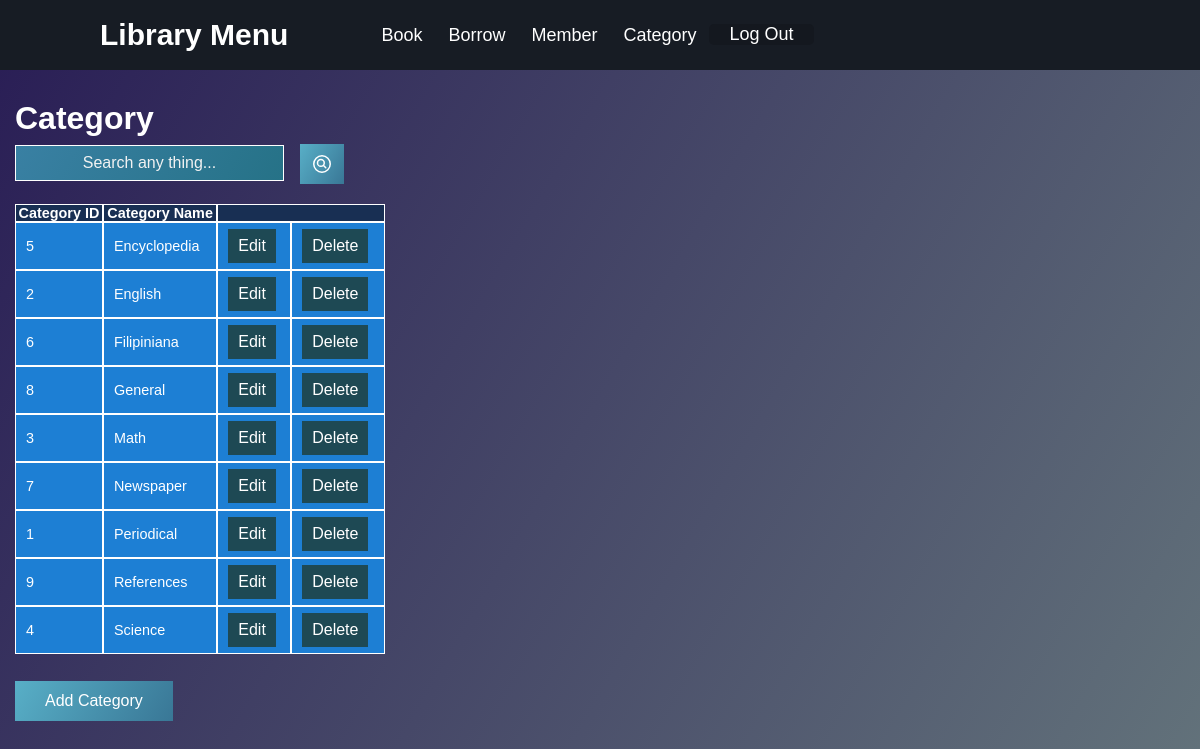
Screenshot of /source/categoryList.php (signed in) with the database file from the repository.
### tables this page shows
CREATE TABLE `category` (
  `category_id` int(12) NOT NULL,
  `classname` varchar(50) DEFAULT NULL
);

### source/categoryList.php (the view, shortened to what this page needs)
<?php
	require "includes/conn.php";
	echo "<head>";
	require "menu1.php";
	echo "</head>";
?>
<html>
	<head>
	</head>
	<body>
		<h1><ins>Category<ins></h1>
	<form action="categoryList.php" method="POST">
      <input class="searchbar" type="text" placeholder="Search any thing..." name="search">
      <button class="search-button" type="submit"><ion-icon name="search-circle-outline"></button>
    </form>
<?php
	print "<table border='1'>";
	print "<tr>";
	print "<th>Category ID</th>";
	print "<th>Category Name</th>";
	print "<th colspan='2'>      </th>";
	if(isset($_POST['search'])){
		$item=$_POST['search'];
		$sql=mysqli_query($con,"SELECT * FROM category
								WHERE category_id LIKE '%$item%' OR classname LIKE '%$item%'
								ORDER BY classname");
	}else{
		$sql=mysqli_query($con,"SELECT * FROM category ORDER BY classname");
	}
	while($row=mysqli_fetch_array($sql)):
	print "<tr>";
	print "<td>".$row['category_id']."</td>";
	print "<td>".$row['classname']."</td>";
?>
	<td>
		<form name="editdata" action="updateCategory.php" method="GET">
			<input type="submit" name="update" value="Edit"/>
		</form>
	</td>
	<td>
		<form name="deletedata" action="deleteCategory.php" method="POST">
			<input type="submit" name="deletedata" value="Delete" onclick="return checkDelete();"/>
		</form>
	</td>
<?php
	echo "</tr>\n";
	endwhile;
	?>
		</table>
		<form method="POST">
			<button class="footer-button-1" formaction="addCategory.php" type="submit" value="Add Category">Add Category</button>
		</form>
	</body>
</html>

### source/Menu.css (style rules this page uses)
* { margin: 0; padding: 0; box-sizing: border-box; text-decoration: none; font-family: 'Poppins', sans-serif; color: white; }
body { background: linear-gradient(120deg, #291d55, #63737b); overflow-x: hidden; }
::placeholder { color : #f2f2f2; }
table { border-spacing: 0px; margin: 15px 0; font-size: 0.9em; min-width: 400px; padding: 12px 15px; font-family: 'Nunito', sans-serif; border: none; }
th { border: 1px solid ; background-color: #182f53; }
tr { background-color: #1d7fd4; border: 1px solid ; }
td { padding: 6px 10px; border: 1px solid ; }
table { position: relative; top: 100px; }
button { cursor: pointer; border: none; color: white; background: linear-gradient(120deg, #58afc7, #397796); padding: 8px 10px; text-decoration: none; display: inline-block; font-size: 16px; }
input[type=submit] { cursor: pointer; border: none; color: white; padding: 8px 10px; text-align: center; text-decoration: none; display: inline-block; background: #1e4954; font-size: 16px; }
input[type=text], input[type=date], input[type=number] { background: linear-gradient(120deg, #3980a3, #267287); border: 1px solid; color: white; padding: 8px 30px; text-align: center; text-decoration : none; display: inline-block; font-size: 16px; }
.searchbar { position: absolute; top: 145px; left: 15px; }
.search-button { position: relative; top: 107px; left: 300px; cursor: pointer; }
h1 { position: relative; top: 100px; left: 15px; }
ion-icon { font-size: 24px; color: white; }
.footer-button-1 { padding: 11px 30px; position: relative; top: 100px; left: 15px; margin-bottom: 10px; }

### rows the page displays
category: category_id "5", classname "Encyclopedia"
category: category_id "2", classname "English"
category: category_id "6", classname "Filipiniana"
category: category_id "8", classname "General"
category: category_id "3", classname "Math"
category: category_id "7", classname "Newspaper"
category: category_id "1", classname "Periodical"
category: category_id "9", classname "References"
category: category_id "4", classname "Science"
